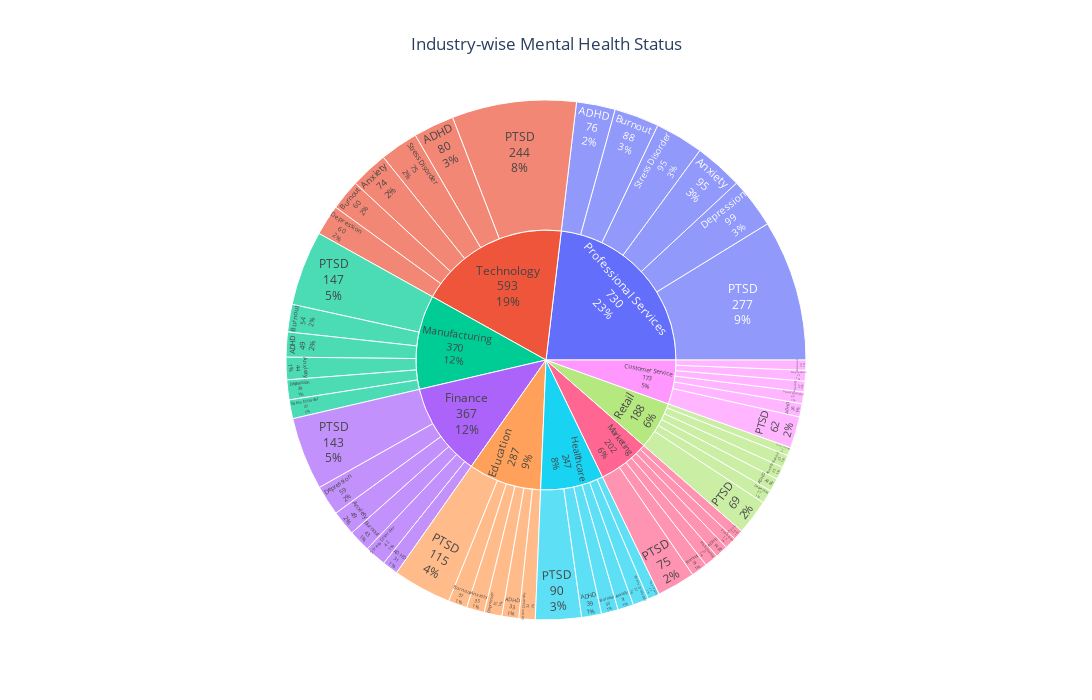

Notebook code cell kept with this figure:
### Code cell
fig = px.sunburst(industry_mental_health,path=['Industry', 'Mental_Health_Status'],  values='Count',
    title=' Industry-wise Mental Health Status',
    width=1200,     
    height=700
)

fig.update_traces(textinfo='label+percent entry+value')  
fig.update_layout(title_x=0.5)
fig.show()

### Figure 1 — Plotly figure (JSON) as saved in the notebook; plotly's stock layout.template omitted (floating-point values rounded to 4 significant figures)
{"data": [{"branchvalues": "total", "domain": {"x": [0, 1], "y": [0, 1]}, "hovertemplate": "labels=%{label}<br>Count=%{value}<br>parent=%{parent}<br>id=%{id}<extra></extra>", "ids": ["Customer Service/ADHD", "Customer Service/Anxiety", "Customer Service/Burnout", "Customer Service/Depression", "Customer Service/PTSD", "Customer Service/Stress Disorder", "Education/ADHD", "Education/Anxiety", "Education/Burnout", "Education/Depression", "Education/PTSD", "Education/Stress Disorder", "Finance/ADHD", "Finance/Anxiety", "Finance/Burnout", "Finance/Depression", "Finance/PTSD", "Finance/Stress Disorder", "Healthcare/ADHD", "Healthcare/Anxiety", "Healthcare/Burnout", "Healthcare/Depression", "Healthcare/PTSD", "Healthcare/Stress Disorder", "Manufacturing/ADHD", "Manufacturing/Anxiety", "Manufacturing/Burnout", "Manufacturing/Depression", "Manufacturing/PTSD", "Manufacturing/Stress Disorder", "Marketing/ADHD", "Marketing/Anxiety", "Marketing/Burnout", "Marketing/Depression", "Marketing/PTSD", "Marketing/Stress Disorder", "Professional Services/ADHD", "Professional Services/Anxiety", "Professional Services/Burnout", "Professional Services/Depression", "Professional Services/PTSD", "Professional Services/Stress Disorder", "Retail/ADHD", "Retail/Anxiety", "Retail/Burnout", "Retail/Depression", "Retail/PTSD", "Retail/Stress Disorder", "Technology/ADHD", "Technology/Anxiety", "Technology/Burnout", "Technology/Depression", "Technology/PTSD", "Technology/Stress Disorder", "Customer Service", "Education", "Finance", "Healthcare", "Manufacturing", "Marketing", "Professional Services", "Retail", "Technology"], "labels": ["ADHD", "Anxiety", "Burnout", "Depression", "PTSD", "Stress Disorder", "ADHD", "Anxiety", "Burnout", "Depression", "PTSD", "Stress Disorder", "ADHD", "Anxiety", "Burnout", "Depression", "PTSD", "Stress Disorder", "ADHD", "Anxiety", "Burnout", "Depression", "PTSD", "Stress Disorder", "ADHD", "Anxiety", "Burnout", "Depression", "PTSD", "Stress Disorder", "ADHD", "Anxiety", "Burnout", "Depression", "PTSD", "Stress Disorder", "ADHD", "Anxiety", "Burnout", "Depression", "PTSD", "Stress Disorder", "ADHD", "Anxiety", "Burnout", "Depression", "PTSD", "Stress Disorder", "ADHD", "Anxiety", "Burnout", "Depression", "PTSD", "Stress Disorder", "Customer Service", "Education", "Finance", "Healthcare", "Manufacturing", "Marketing", "Professional Services", "Retail", "Technology"], "name": "", "parents": ["Customer Service", "Customer Service", "Customer Service", "Customer Service", "Customer Service", "Customer Service", "Education", "Education", "Education", "Education", "Education", "Education", "Finance", "Finance", "Finance", "Finance", "Finance", "Finance", "Healthcare", "Healthcare", "Healthcare", "Healthcare", "Healthcare", "Healthcare", "Manufacturing", "Manufacturing", "Manufacturing", "Manufacturing", "Manufacturing", "Manufacturing", "Marketing", "Marketing", "Marketing", "Marketing", "Marketing", "Marketing", "Professional Services", "Professional Services", "Professional Services", "Professional Services", "Professional Services", "Professional Services", "Retail", "Retail", "Retail", "Retail", "Retail", "Retail", "Technology", "Technology", "Technology", "Technology", "Technology", "Technology", "", "", "", "", "", "", "", "", ""], "textinfo": "label+percent entry+value", "type": "sunburst", "values": [26.0, 21.0, 20.0, 21.0, 62.0, 23.0, 33.0, 35.0, 37.0, 35.0, 115.0, 32.0, 31.0, 49.0, 43.0, 59.0, 143.0, 42.0, 39.0, 31.0, 33.0, 23.0, 90.0, 31.0, 49.0, 44.0, 54.0, 39.0, 147.0, 37.0, 25.0, 20.0, 32.0, 23.0, 75.0, 27.0, 76.0, 95.0, 88.0, 99.0, 277.0, 95.0, 26.0, 25.0, 25.0, 27.0, 69.0, 16.0, 80.0, 74.0, 60.0, 60.0, 244.0, 75.0, 173.0, 287.0, 367.0, 247.0, 370.0, 202.0, 730.0, 188.0, 593.0]}], "layout": {"height": 700, "legend": {"tracegroupgap": 0}, "title": {"text": " Industry-wise Mental Health Status", "x": 0.5}, "width": 1200}}
